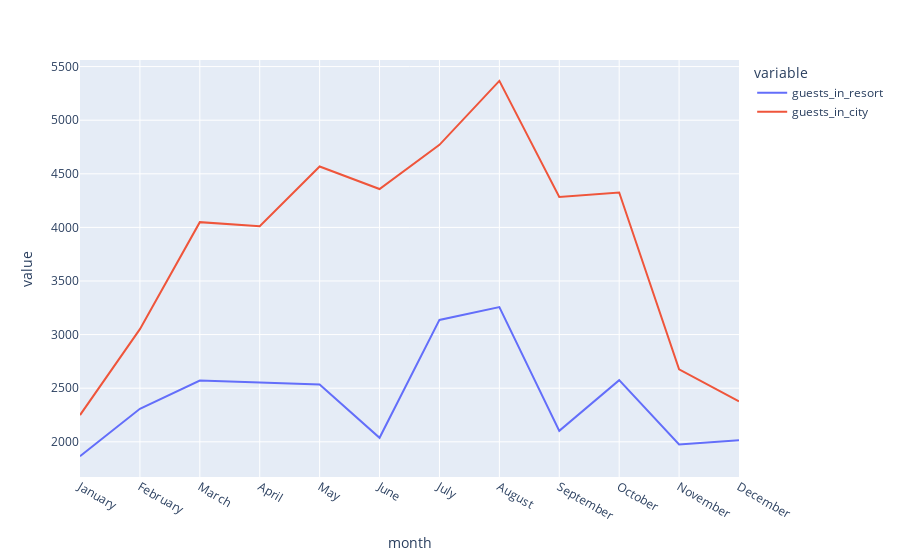

Notebook cell for this chart:
### Code cell
px.line(data_frame=final_rush,x='month',y=['guests_in_resort','guests_in_city'])

### Figure 1 — Plotly figure (JSON) as saved in the notebook; plotly's stock layout.template omitted (floating-point values rounded to 4 significant figures)
{"data": [{"hovertemplate": "variable=guests_in_resort<br>month=%{x}<br>value=%{y}<extra></extra>", "legendgroup": "guests_in_resort", "line": {"color": "#636efa", "dash": "solid"}, "marker": {"symbol": "circle"}, "mode": "lines", "name": "guests_in_resort", "orientation": "v", "showlegend": true, "type": "scatter", "x": ["January", "February", "March", "April", "May", "June", "July", "August", "September", "October", "November", "December"], "xaxis": "x", "y": [1866, 2308, 2571, 2550, 2535, 2037, 3137, 3257, 2102, 2575, 1975, 2014], "yaxis": "y"}, {"hovertemplate": "variable=guests_in_city<br>month=%{x}<br>value=%{y}<extra></extra>", "legendgroup": "guests_in_city", "line": {"color": "#EF553B", "dash": "solid"}, "marker": {"symbol": "circle"}, "mode": "lines", "name": "guests_in_city", "orientation": "v", "showlegend": true, "type": "scatter", "x": ["January", "February", "March", "April", "May", "June", "July", "August", "September", "October", "November", "December"], "xaxis": "x", "y": [2249, 3051, 4049, 4010, 4568, 4358, 4770, 5367, 4283, 4326, 2676, 2377], "yaxis": "y"}], "layout": {"legend": {"title": {"text": "variable"}, "tracegroupgap": 0}, "margin": {"t": 60}, "xaxis": {"anchor": "y", "domain": [0, 1], "title": {"text": "month"}}, "yaxis": {"anchor": "x", "domain": [0, 1], "title": {"text": "value"}}}}
